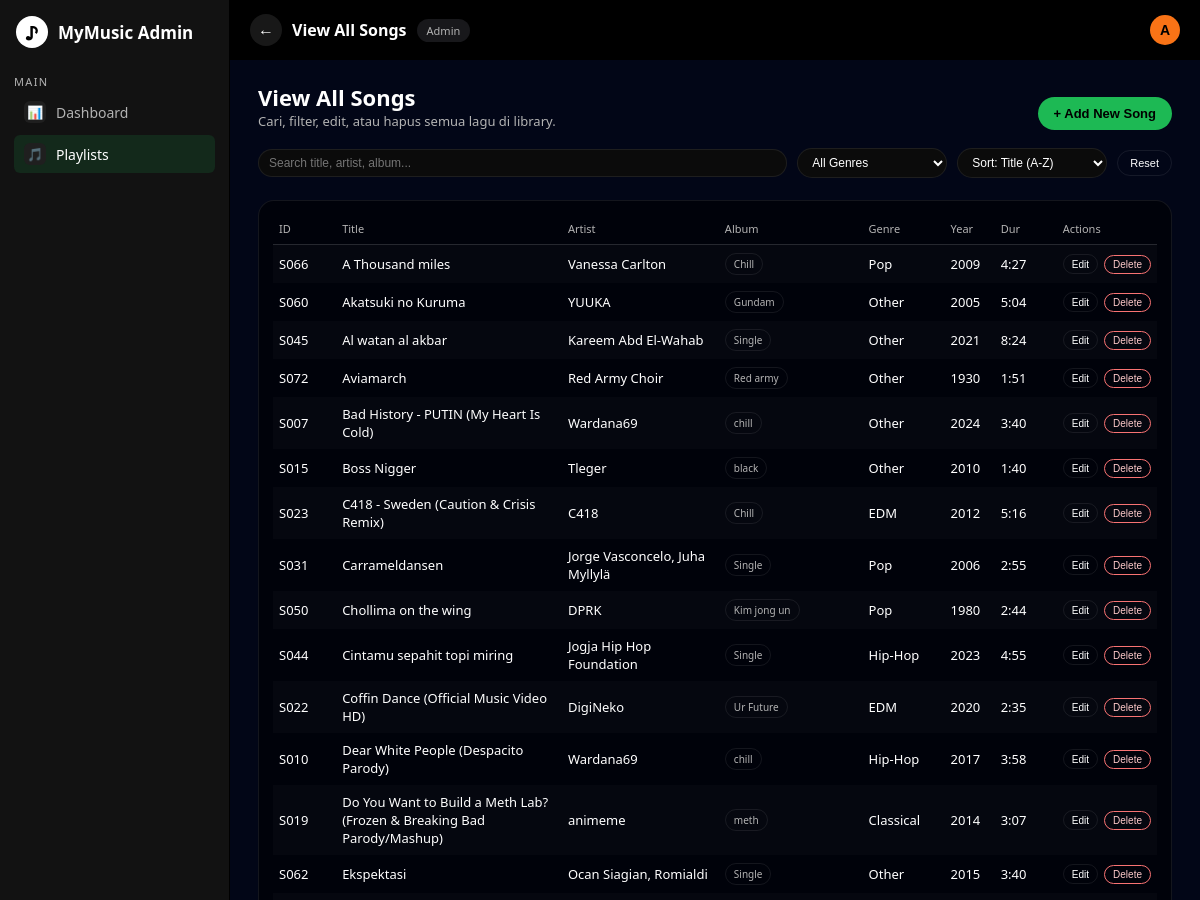
Before: /admin/songs (signed in, upper part) with the older database file.
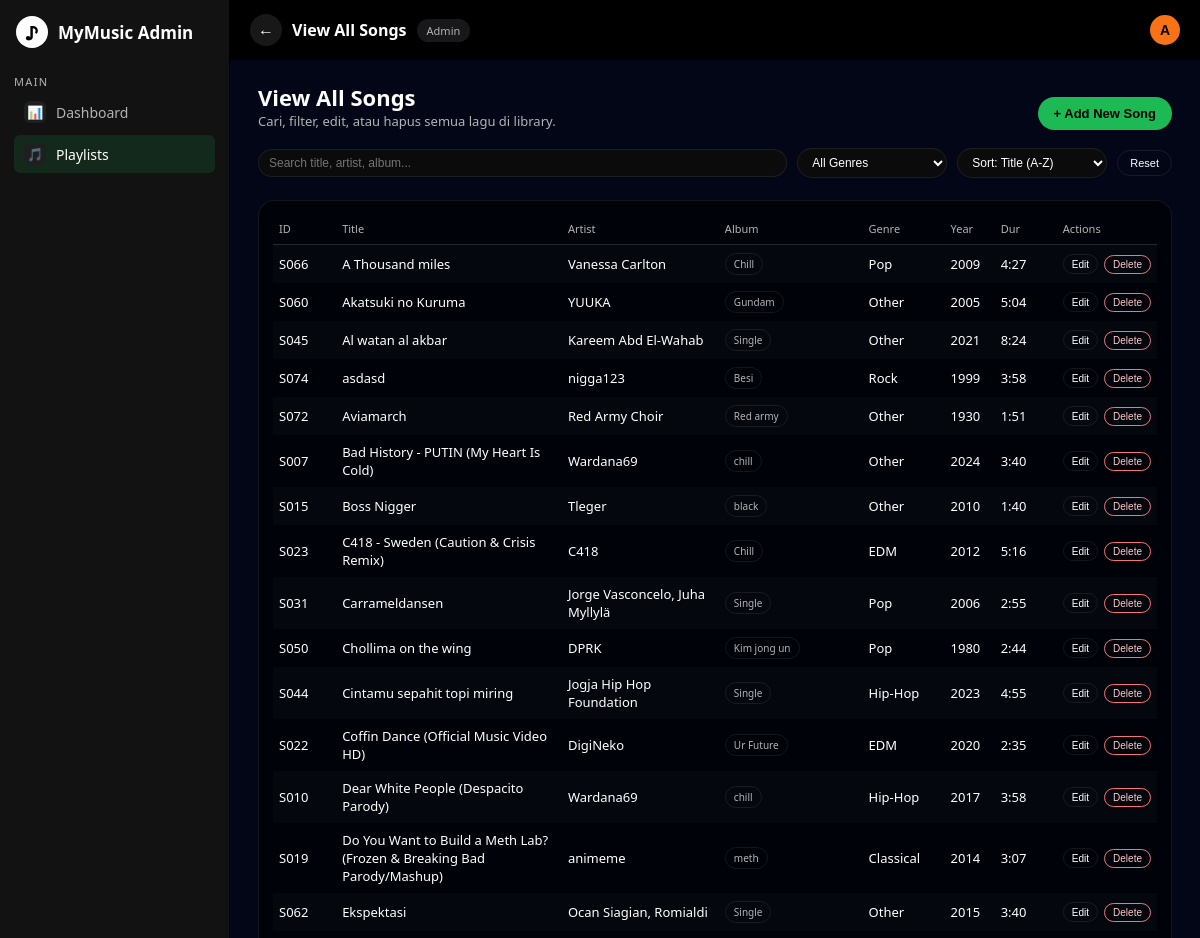
After: the same page with the newer database file.
### app.py (models this page shows)
class Song(db.Model):
    id = db.Column(db.Integer, primary_key=True)
    title = db.Column(db.String(200), nullable=False)
    artist = db.Column(db.String(120), nullable=False)
    album = db.Column(db.String(120))
    genre = db.Column(db.String(50))
    year = db.Column(db.Integer)
    duration_ms = db.Column(db.Integer)
    cover_url = db.Column(db.String(500))
    audio_url = db.Column(db.String(500))
    description = db.Column(db.Text)
    created_at = db.Column(db.DateTime, default=datetime.utcnow)
    playlists = db.relationship(
        "Playlist",
        secondary=playlist_song,
        back_populates="songs"
    )

### app.py (the view)
@app.route("/admin/songs")
def admin_view_all_song():
    user = get_current_user()
    if not user:
        session.clear()
        return redirect(url_for("login"))
    if user.role != "admin":
        return redirect(url_for("home_page"))
    songs = Song.query.order_by(Song.id.asc()).all()
    return render_template(
        "admin_view_all_song.html",
        current_user=user,
        songs=songs,
    )

### app.py (called while the page is built)
def get_current_user():
    email = session.get("user_email")
    if not email:
        return None
    return User.query.filter_by(email=email).first()

### templates/admin_view_all_song.html (shortened to what the changed rows need)
<!DOCTYPE html>
<html lang="en">
<head>
</head>
<body>
<div class="app">
  <main class="main">
    <div class="content">
      <div class="content-inner">
        <div class="page-header">
          <div>
            <h1 class="page-title">View All Songs</h1>
          </div>
        </div>
        <section class="table-card">
          <table>
            <thead>
            <tr>
              <th style="width:8%;">ID</th>
              <th style="width:30%;">Title</th>
              <th style="width:20%;">Artist</th>
              <th style="width:18%;">Album</th>
              <th style="width:10%;">Genre</th>
              <th style="width:6%;">Year</th>
              <th style="width:8%;">Dur</th>
              <th style="width:12%;">Actions</th>
            </tr>
            </thead>
            <tbody>
            {% for song in songs %}
              <tr class="song-row">
                <td>S{{ '%03d' % song.id }}</td>
                <td>{{ song.title }}</td>
                <td>{{ song.artist }}</td>
                <td>
                  {% if song.album %}
                    <span class="tag">{{ song.album }}</span>
                  {% else %}
                    <span class="tag">Single</span>
                  {% endif %}
                </td>
                <td>{{ song.genre or '-' }}</td>
                <td>{{ song.year or '-' }}</td>
                <td>
                  {% if song.duration_ms %}
                    {% set mins = (song.duration_ms // 60000) %}
                    {% set secs = (song.duration_ms // 1000) % 60 %}
                    {{ mins }}:{% if secs < 10 %}0{% endif %}{{ secs }}
                  {% else %}
                    -
                  {% endif %}
                </td>
                <td>
  <div class="cell-actions">
    <button class="btn-small"
            onclick="window.location.href='{{ url_for('admin_edit_song', song_id=song.id) }}'">
      Edit
    </button>
    <form method="POST"
          action="{{ url_for('admin_delete_song', song_id=song.id) }}"
          style="display:inline;"
          onsubmit="return confirm('Yakin ingin menghapus lagu ini?');">
      <button type="submit" class="btn-small btn-small--danger">
        Delete
      </button>
    </form>
  </div>
</td>
              </tr>
            {% else %}
              <tr>
                <td colspan="8" style="text-align:center; padding:20px 0; color:var(--text-muted);">
                  Belum ada lagu di database. Klik <strong>+ Add New Song</strong> untuk menambahkan lagu pertama.
                </td>
              </tr>
            {% endfor %}
            </tbody>
          </table>
        </section>
      </div>
    </div>
  </main>
</div>
</body>
</html>

Changed rows visible on the page:
added Song: id "074", title "asdasd", artist "nigga123", album "Besi", genre "Rock", year "1999", mins "3", secs "58"
